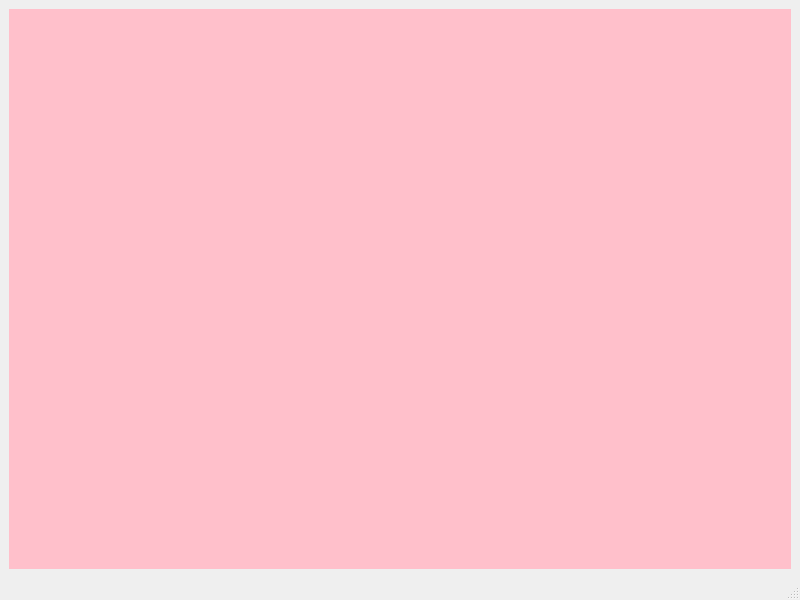
<?xml version="1.0" encoding="UTF-8"?>
<ui version="4.0">
 <class>MainWindow</class>
 <widget class="QMainWindow" name="MainWindow">
  <property name="geometry">
   <rect>
    <x>0</x>
    <y>0</y>
    <width>800</width>
    <height>600</height>
   </rect>
  </property>
  <property name="windowTitle">
   <string>MainWindow</string>
  </property>
  <widget class="QWidget" name="centralwidget">
   <layout class="QGridLayout" name="gridLayout">
    <item row="0" column="0">
     <widget class="QWidget" name="widget" native="true">
      <property name="styleSheet">
       <string notr="true">background: pink;</string>
      </property>
      <layout class="QGridLayout" name="gridLayout_3">
       <item row="0" column="0">
        <layout class="QGridLayout" name="gridLayout_2"/>
       </item>
      </layout>
     </widget>
    </item>
   </layout>
  </widget>
  <widget class="QMenuBar" name="menubar">
   <property name="geometry">
    <rect>
     <x>0</x>
     <y>0</y>
     <width>800</width>
     <height>24</height>
    </rect>
   </property>
  </widget>
  <widget class="QStatusBar" name="statusbar"/>
 </widget>
 <resources/>
 <connections/>
</ui>
